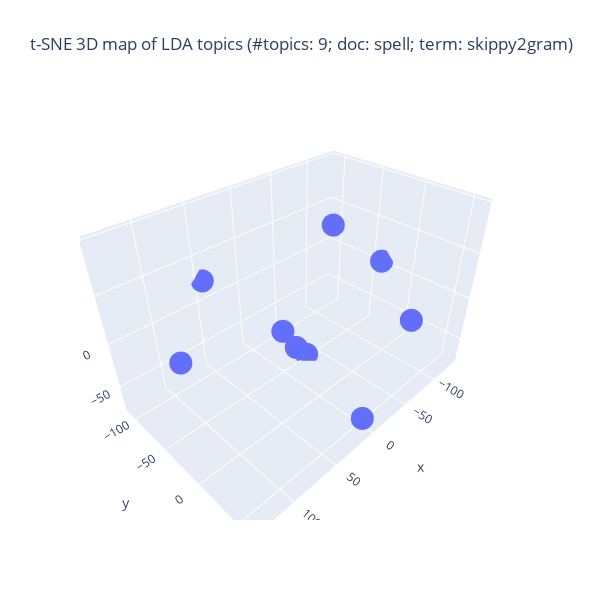

The notebook cell this image was saved under:
### Code cell
## Plotlyを使って tSNE の結果の可視化 (3D)

import plotly.graph_objects as go
top_fitted = top_tSNE_3d_fitted
fig = go.Figure(data = [go.Scatter3d(
        x = top_fitted[:,0], y = top_fitted[:,1], z = top_fitted[:,2],
                                     mode = 'markers')
                                     ])

## 3D 散布図にラベルを追加する処理は未実装
title_val = f"t-SNE 3D map of LDA topics (#topics: {n_topics}; doc: {doc_attr}; term: {lda_term_type})"
fig.update_layout(autosize = False, width = 600, height = 600, title = title_val)
fig.show()

### Figure 1 — Plotly figure (JSON) as saved in the notebook; plotly's stock layout.template omitted (floating-point values rounded to 4 significant figures)
{"data": [{"mode": "markers", "type": "scatter3d", "x": [-131.6, 45.69, 135.0, -99.44, 11.53, -31.38, -14.33, 37.47, 80.76], "y": [-34.99, -111.1, -10.6, 30.06, 61.01, -48.85, -3.911, -10.12, 50.15], "z": [4.192, 23.85, 39.7, -24.06, -56.12, -74.68, 97.18, 14.88, 57.65]}], "layout": {"autosize": false, "height": 600, "title": {"text": "t-SNE 3D map of LDA topics (#topics: 9; doc: spell; term: skippy2gram)"}, "width": 600}}
